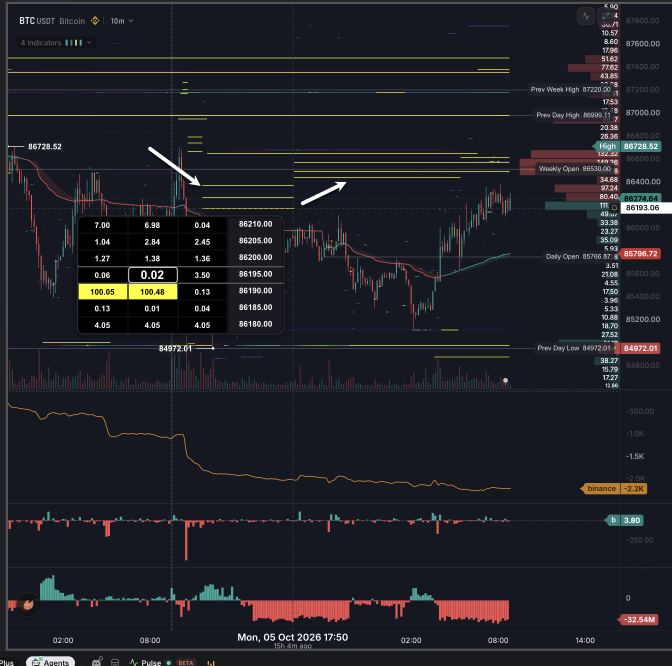
#> input picture desk-briefs/tape-reads/20261006-vwap-tracking-asks.png, 2016 x 1996 px, found by its file name (shown at 1/3 size)
$ python measure_20261006.py
#> lines starting #> are read from the running program, lines starting #| are printed output that depends on the picture; after the words box and inside, x2 and y2 are one past the last pixel; in counts of white or black regions, pixels touching at a corner belong together
"""Pixel measurement for 20261006-vwap-tracking-asks.png (paper research only).

Usage: python3 desk-briefs/tape-reads/tools/measure_20261006.py [png]
Prints the price/time fits, every yellow horizontal segment with its price and time span,
line samples every 25 px, and the per-step ask-minus-line table used in the brief.
"""
import json
import sys
import numpy as np
from PIL import Image

PNG = sys.argv[1] if len(sys.argv) > 1 else "desk-briefs/tape-reads/20261006-vwap-tracking-asks.png"
im = np.array(Image.open(PNG).convert("RGB")).astype(int)
R, G, B = im[..., 0], im[..., 1], im[..., 2]
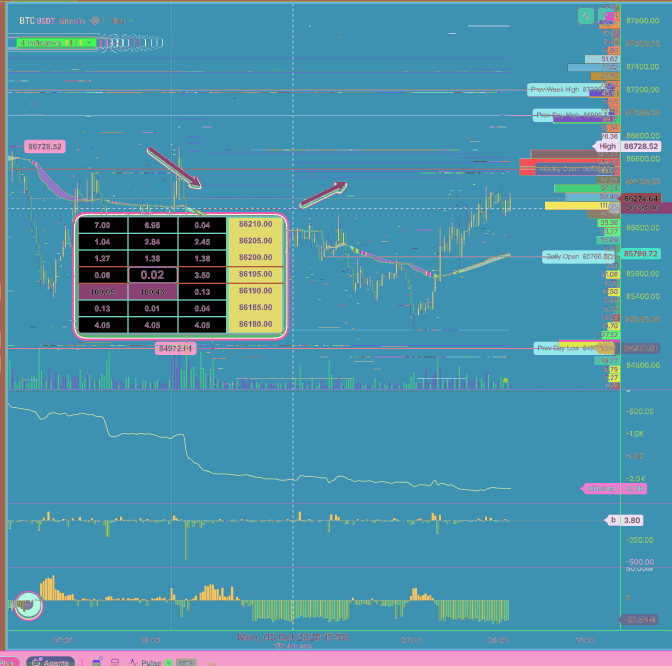
#> R: shape (1996, 2016) int64 (shown at 1/3 size); 256 distinct labels, from 0 to 255; one colour per label, 0 black
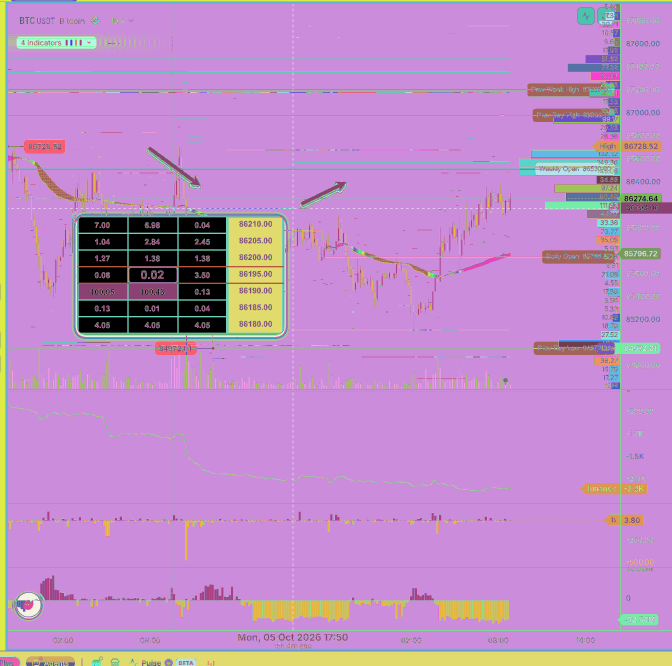
#> G: shape (1996, 2016) int64 (shown at 1/3 size); 256 distinct labels, from 0 to 255; one colour per label, 0 black
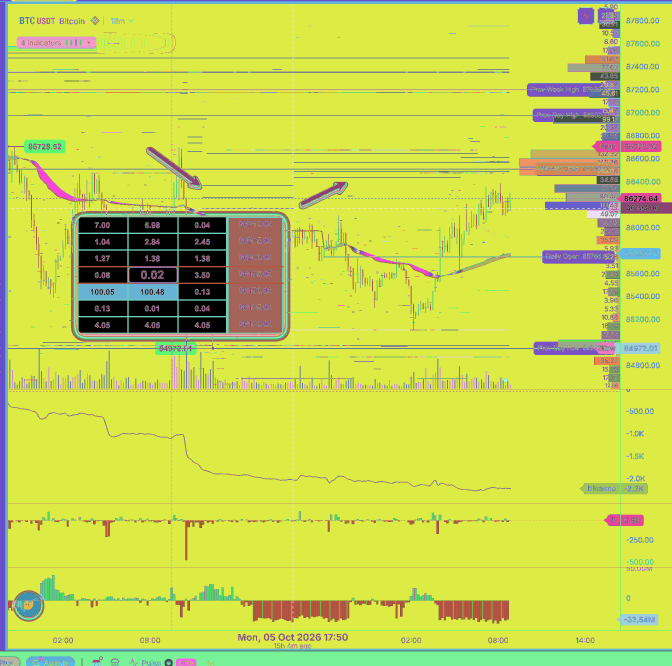
#> B: shape (1996, 2016) int64 (shown at 1/3 size); 256 distinct labels, from 0 to 255; one colour per label, 0 black
PLOT_X0, PLOT_X1 = 24, 1527  # last drawn bar column
TOOLTIP = (232, 851, 646, 1000)  # x0, x1, y0, y1 of the ladder pop-up (occludes chart)

# Price axis: gray full-width level lines whose values are printed in their tags (READ).
LEVELS = [(269.5, 87220.00), (345.0, 86999.11), (507.0, 86530.00), (770.5, 85766.87), (1044.5, 84972.01)]
ys = np.array([l[0] for l in LEVELS]); vs = np.array([l[1] for l in LEVELS])
b, a = np.polyfit(ys, vs, 1)
resid = vs - (a + b * ys)
price = lambda y: a + b * y

yellow = (R > 200) & (G > 200) & (B < 120)
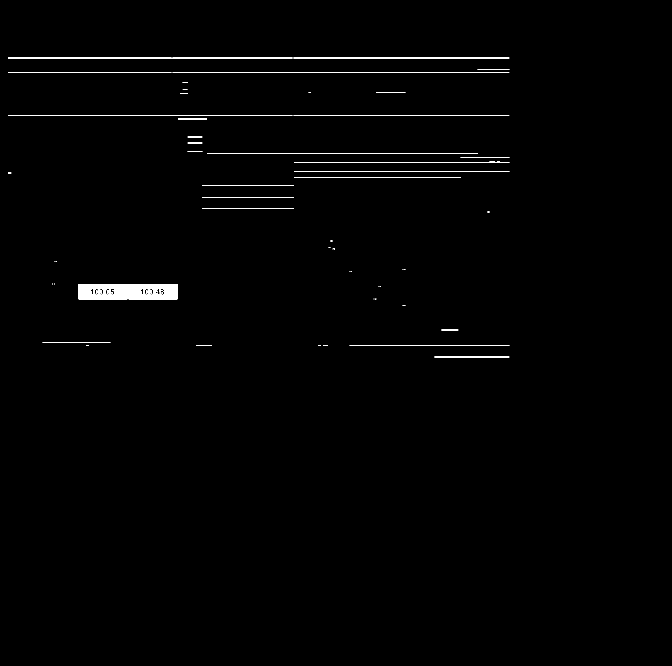
#> yellow: shape (1996, 2016) bool (shown at 1/3 size); 0.7% white; 66 white regions (28 under 20 px), largest, box (x1, y1, x2, y2) and area: (236, 852, 382, 898) 5982, (386, 852, 532, 898) 5977, (24, 173, 878, 175) 1706


def yellow_segments(min_len=15):
    segs = []
    for y in range(G.shape[0]):
        xs = np.where(yellow[y, :PLOT_X1 + 1])[0]
        if len(xs) < min_len:
            continue
        s = p = xs[0]
        for x in list(xs[1:]) + [10**9]:
            if x > p + 3:
                if p - s >= min_len:
                    segs.append((y, int(s), int(p)))
                s = x
            p = x
    merged = []
    for y, s, e in segs:
        for m in merged:
            if m["x0"] == s and m["x1"] == e and y - m["y1"] == 1:
                m["y1"] = y
                break
        else:
            merged.append({"y0": y, "y1": y, "x0": s, "x1": e})
    for m in merged:
        m["yc"] = (m["y0"] + m["y1"]) / 2
        m["price"] = round(price(m["yc"]), 2)
    return merged


red = (R > 150) & (G < 120) & (B < 120) & (R - G > 70)
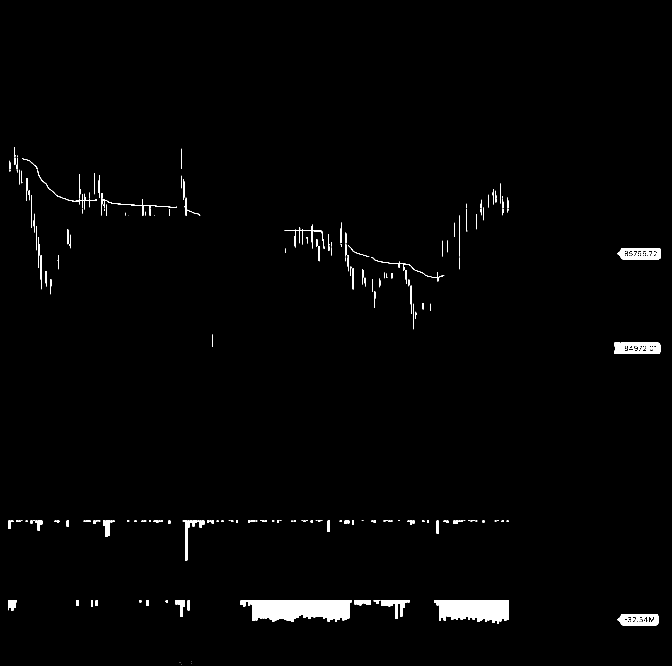
#> red: shape (1996, 2016) bool (shown at 1/3 size); 1.4% white; 301 white regions (64 under 20 px), largest, box (x1, y1, x2, y2) and area: (1851, 744, 1982, 778) 3184, (1851, 1842, 1975, 1876) 3111, (1862, 1028, 1981, 1062) 3056
teal = (G > 120) & (R < 110) & (G - R > 50)
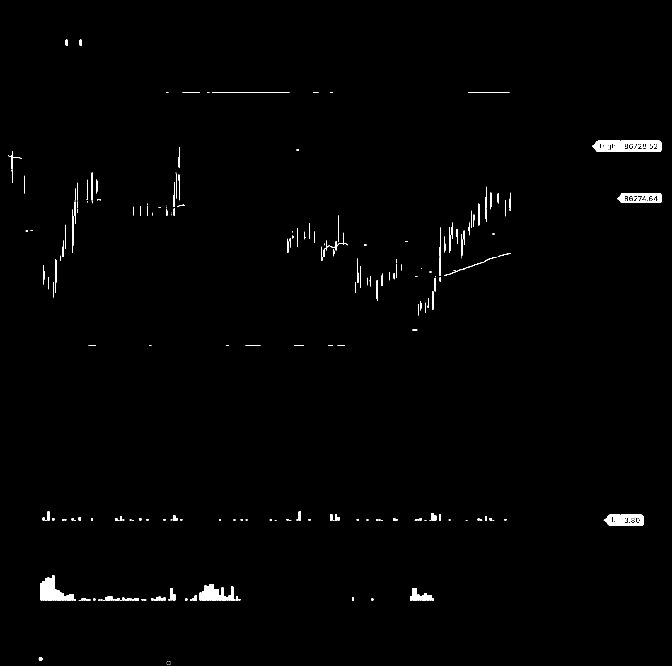
#> teal: shape (1996, 2016) bool (shown at 1/3 size); 0.81% white; 283 white regions (96 under 20 px), largest, box (x1, y1, x2, y2) and area: (1862, 422, 1984, 456) 3142, (1851, 579, 1984, 607) 2443, (1776, 422, 1860, 456) 2098
line_mask = red | teal
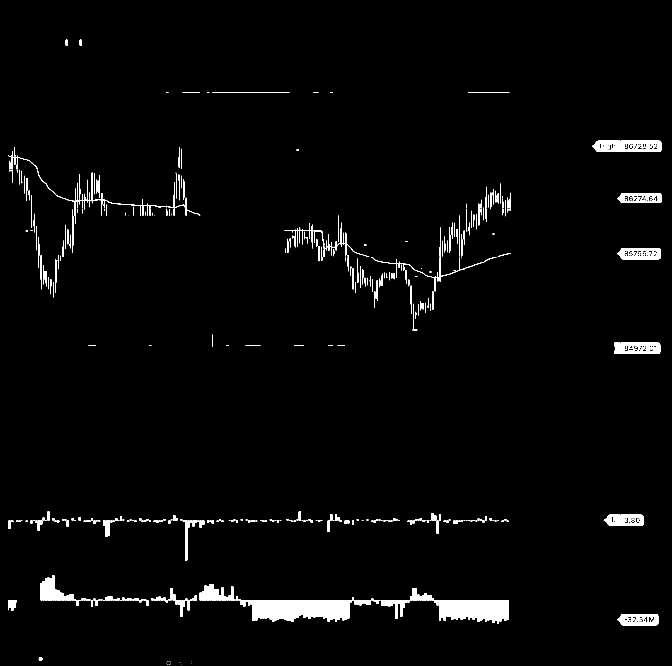
#> line_mask: shape (1996, 2016) bool (shown at 1/3 size); 2.2% white; 550 white regions (148 under 20 px), largest, box (x1, y1, x2, y2) and area: (1851, 744, 1982, 778) 3184, (1862, 422, 1984, 456) 3142, (1851, 1842, 1975, 1876) 3111


def short_runs(x, y0=380, y1=1100, max_len=3):
    col = line_mask[y0:y1, x]
    out, s = [], None
    for i, v in enumerate(list(col) + [False]):
        if v and s is None:
            s = i
        if not v and s is not None:
            if i - s <= max_len:
                out.append(y0 + (s + i - 1) / 2)
            s = None
    return out


def occluded(x, y):
    return TOOLTIP[0] <= x <= TOOLTIP[1] and y >= TOOLTIP[2] - 3


def trace_line(start_x=PLOT_X1, start_y=761.0, stop_x=PLOT_X0, win=4, grow=1.5):
    """Continuity tracker from start_x toward stop_x; the search window widens with each missed column."""
    track, y, missed = {}, start_y, 0
    step = -1 if stop_x < start_x else 1
    for x in range(start_x, stop_x + step, step):
        if occluded(x, y):
            missed += 1
            continue
        w = win + grow * missed
        c = [r for r in short_runs(x) if abs(r - y) <= w and not occluded(x, r)]
        if c:
            y = min(c, key=lambda r: abs(r - y))
            track[x] = y
            missed = 0
        else:
            missed += 1
    return track


# Time axis: centres of printed tick labels (READ text, x measured): 02:00, 08:00 Oct 5; 02:00, 08:00 Oct 6.
TIME_TICKS = [(189.0, 2.0), (450.0, 8.0), (1233.0, 26.0), (1494.0, 32.0)]
tb, ta = np.polyfit([t[0] for t in TIME_TICKS], [t[1] for t in TIME_TICKS], 1)


def clock(x):
    h = ta + tb * x
    day, h = 5 + int(h // 24), h % 24
    mins = int(round(h * 60))
    return f"Oct {day} {mins // 60:02d}:{mins % 60:02d}"


def line_at(track, x, half=3):
    ys = [track[k] for k in range(x - half, x + half + 1) if k in track]
    return (float(np.median(ys)), max(ys) - min(ys)) if ys else (None, None)


if __name__ == "__main__":
    segs = yellow_segments()
#> after the loop in yellow_segments, `for y in range(G.shape[0]):`: segs = 170 items, first 6: (173, 24, 1527), (174, 24, 1527), (208, 1433, 1527), (209, 1433, 1527), (217, 24, 1527), (277, 1129, 1215)
#> the loop in yellow_segments, `for y, s, e in segs:` made 170 passes
#> after the loop in yellow_segments, `for y, s, e in segs:`: m = {'y0': 1070, 'y1': 1071, 'x0': 1303, 'x1': 1527}; merged = 58 items
#> the loop in yellow_segments, `for m in merged:` made 58 passes
#> segs = 58 items
    # The pop-up ladder hides the line between x of about 600 and 851, and the line breaks at x 965-971
    # (20:00 bar), so trace each piece separately.
    track = {**trace_line(PLOT_X0, 466.5, TOOLTIP[0] + 380),
             **trace_line(TOOLTIP[1] + 1, 691.5, 964),
             **trace_line(PLOT_X1, 761.0, 972)}
    segs = [s for s in segs if not (TOOLTIP[0] <= s["x0"] and s["x1"] <= TOOLTIP[1] and s["y0"] >= TOOLTIP[2])]
#> segs = 22 items
    for s in segs:
        s["t0"], s["t1"] = clock(s["x0"]), clock(s["x1"])
#> this loop made 22 passes
    samples = {}
    for x in range(PLOT_X0, PLOT_X1 + 1, 25):
        y, spread = line_at(track, x)
        samples[x] = None if y is None else (clock(x), round(y, 1), round(price(y), 1))
    print(json.dumps({"price_fit": {"b_per_px": b, "a": a, "resid": resid.round(2).tolist()},
                      "time_fit_px_per_h": 1 / tb,
                      "segments": segs,
                      "line": samples}, indent=1, default=float))
#> (printed output is left out)

    # Ask rows (pixel centres) per step and the x column where ask-minus-line is evaluated.
    A, B, C = [556.5, 591.5, 626.0], [487.5, 513.5, 532.5], [472.5, 487.5, 513.5]
    steps = [("A first visible line before occlusion", A, 595), ("A end", A, 881), ("B start", B, 882),
             ("B pre line break", B, 964), ("B post line break", B, 974), ("B Oct 6 line low", B, 1299),
             ("B last before re-quote", B, 1381), ("C first after re-quote", C, 1382), ("C last bar", C, PLOT_X1)]
    print("\nstep | time | line px | line $ | asks $ | ask-line $ | ask-line bps | gaps $")
    for name, rows, x in steps:
        ly, spread = line_at(track, x)
        L = float(price(ly))
        asks = [float(price(r)) for r in rows]
        off = [q - L for q in asks]
        print(name, "|", clock(x), "|", round(ly, 1), f"(spread {spread})", "|", round(L, 1), "|",
              [round(q, 1) for q in asks], "|", [round(o, 1) for o in off], "|",
              [round(o / L * 1e4, 1) for o in off], "|", [round(asks[i] - asks[i + 1], 1) for i in range(2)])
